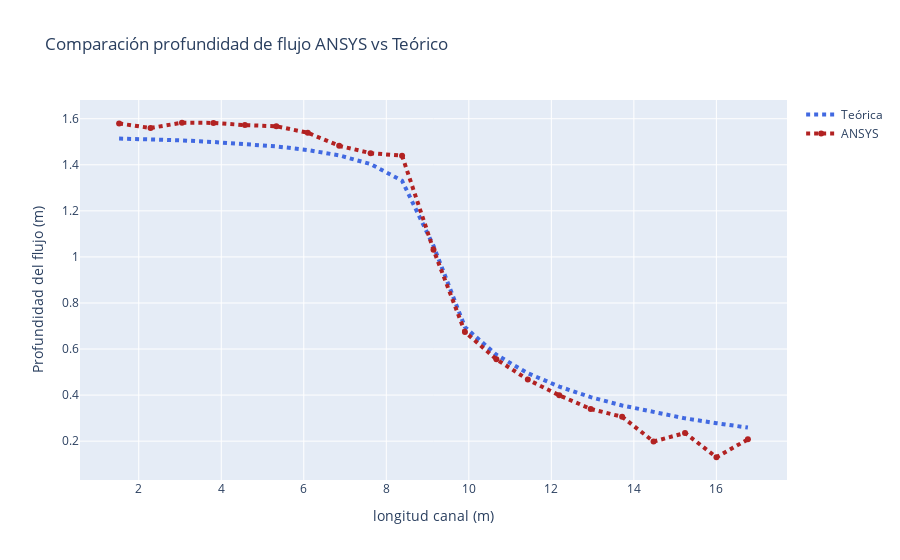

Notebook cell for this chart:
### Markdown cell above
# Calculos y Resultados

## Validación de modelos en *ANSYS*

### *Caída hidráulica*

Para este caso los resultados de la modelación en **ANSYS** son consistente con los de las ecuaciones teóricas, en los dos casos se presentan bajas velocidades en la parte aguas arriba de la caída, con *números de Froude* menores a 1, y altas velocidades en la parte aguas abajo de la caída, con *números de Froude* superiores a 1. La siguiente figura ilustra la solución en **ANSYS**, muestra la caída hidráulica y los vectores de velocidad en la fase agua, también una escala de colores para la magnitud de velocidad.

<img src="figura6.jpg" width="600">


****Fig 6. Esquema de caída hidráulica modelado en *ANSYS*.****


Se comparó los resultados de velocidad en la caída hidráulica, la calculada con las ecuaciones teóricas y la arrojada por el modelo aproximadamente en el punto de inflexión en la curva inversa, también se comparó la profundidad de flujo.

La velocidad calculada por las ecuaciones teóricas es de 3.18 m/s, y la modelada en **ANSYS** es aproximadamente 3.10  m/s, corresponde a la velocidad crítica en el punto de inflexión de la curva inversa.

A continuación, los calculos de la profundidad de flujo con las ecuaciones teóricas y la modelada en **ANSYS**. Se presentan errores que oscilan entre el 6% y el 12%, tomando como real la profundidad calculada con las ecuaciones teóricas.

### Code cell
import numpy as np
from sympy import *
import pandas as pd
import plotly.graph_objects as go

x = Symbol ('x')
y = Symbol ('y')

# datos
a0 = 0.866 # ancho del canal en la contracción en metros 'sección critica'
a1 = 3.048 # ancho del canal aguas arriba en metros
a2 = 2.438 # ancho del canal aguas abajo en metros
l = 15.22 # longitud del canal en metros
y1 = 1.52 # profundidad del flujo aguas arriba en metros
q = 2.83 # caudal en m3/s
g = 9.81 # gravedad en m2/s

# solución
E = y1 + q**2/(2*g*(a1*y1)**2) # Energia total, se mantiene constante a lo largo del canal, pérdidas de energía insignificante. 
yc = E/1.5 # Profundidad crítica
vc = (yc*g)**(0.5) # Velocidad crítica
ac = q/(vc*yc) # Ancho de la sección crítica

print ("Energía(m):", round(E, 2) , " yc(m):", round(yc, 2), " Vc(m/s):", round(vc, 2), " ancho de la sección critica(m):", round(ac, 2))

# Cálculo del perfil
a = []
a = np.empty(26, dtype=object)
for i in range(0, 13):
     a[i] = 3.05 - 2*((i)*0.762*1.09/9.144)
     a[i+13] = 0.8699999999999997 + 2*((i+1)*0.762*0.785/9.144)

x0 = []
x0 = np.empty(25, dtype=object)
for i in range(0, 25):
     x0[i] = (i)*0.762

y2 = []
y2 = np.empty(26, dtype=object)

for i in range(0, 13):
     resultado = solve([y**3-E*y**2+q**2/(2*g*(a[i])**2)], [a[i], y])
     y3 = resultado[2]
     y2[i] = float(round(y3[1],3))
     resultado2 = solve([y**3-E*y**2+q**2/(2*g*(a[i+13])**2)], [a[i+13], y])
     y4 = resultado2[1]
     y2[i+13] = float(round(y4[1],3))

# Resultados ANSYS
y5 = [1.5792, 1.56, 1.5826, 1.5819, 1.5723, 1.5674, 1.5392, 1.4824, 1.4506, 1.4397, 1.0310, 0.6740, 0.5554, 0.4676, 0.399, 0.3398, 0.3058, 0.1984, 0.2356, 0.1301, 0.2079]

caida_hid = {'ancho_canal': a[2:23], 'longitud': x0[2:23], 'yteorica': y2[2:23], 'yansys': y5}
caida_hid = pd.DataFrame(data=caida_hid)

import plotly.graph_objects as go
fig = go.Figure()
fig.add_trace(go.Scatter(x=caida_hid['longitud'], y=caida_hid['yteorica'],
                    mode='lines',
                    name='Teórica',
                    line=dict(color='royalblue', width=4, dash='dot')
                    ))
fig.add_trace(go.Scatter(x=caida_hid['longitud'], y=caida_hid['yansys'],
                    mode='lines+markers',
                    name='ANSYS',
                    line=dict(color='firebrick', width=4, dash='dot')
                    ))
# Edit the layout
fig.update_layout(title='Comparación profundidad de flujo ANSYS vs Teórico',
                   xaxis_title='longitud canal (m)',
                   yaxis_title='Profundidad del flujo (m)')

fig.show()

### Figure 1 — Plotly figure (JSON) as saved in the notebook; plotly's stock layout.template omitted (floating-point values rounded to 4 significant figures)
{"data": [{"line": {"color": "royalblue", "dash": "dot", "width": 4}, "mode": "lines", "name": "Teórica", "type": "scatter", "x": [1.524, 2.286, 3.048, 3.81, 4.572, 5.334, 6.096, 6.858, 7.62, 8.382, 9.144, 9.906, 10.67, 11.43, 12.19, 12.95, 13.72, 14.48, 15.24, 16.0, 16.76], "y": [1.514, 1.511, 1.506, 1.499, 1.491, 1.48, 1.464, 1.441, 1.403, 1.331, 1.048, 0.6949, 0.575, 0.495, 0.437, 0.391, 0.355, 0.325, 0.299, 0.278, 0.259]}, {"line": {"color": "firebrick", "dash": "dot", "width": 4}, "mode": "lines+markers", "name": "ANSYS", "type": "scatter", "x": [1.524, 2.286, 3.048, 3.81, 4.572, 5.334, 6.096, 6.858, 7.62, 8.382, 9.144, 9.906, 10.67, 11.43, 12.19, 12.95, 13.72, 14.48, 15.24, 16.0, 16.76], "y": [1.579, 1.56, 1.583, 1.582, 1.572, 1.567, 1.539, 1.482, 1.451, 1.44, 1.031, 0.674, 0.5554, 0.4676, 0.399, 0.3398, 0.3058, 0.1984, 0.2356, 0.1301, 0.2079]}], "layout": {"title": {"text": "Comparación profundidad de flujo ANSYS vs Teórico"}, "xaxis": {"title": {"text": "longitud canal (m)"}}, "yaxis": {"title": {"text": "Profundidad del flujo (m)"}}}}
